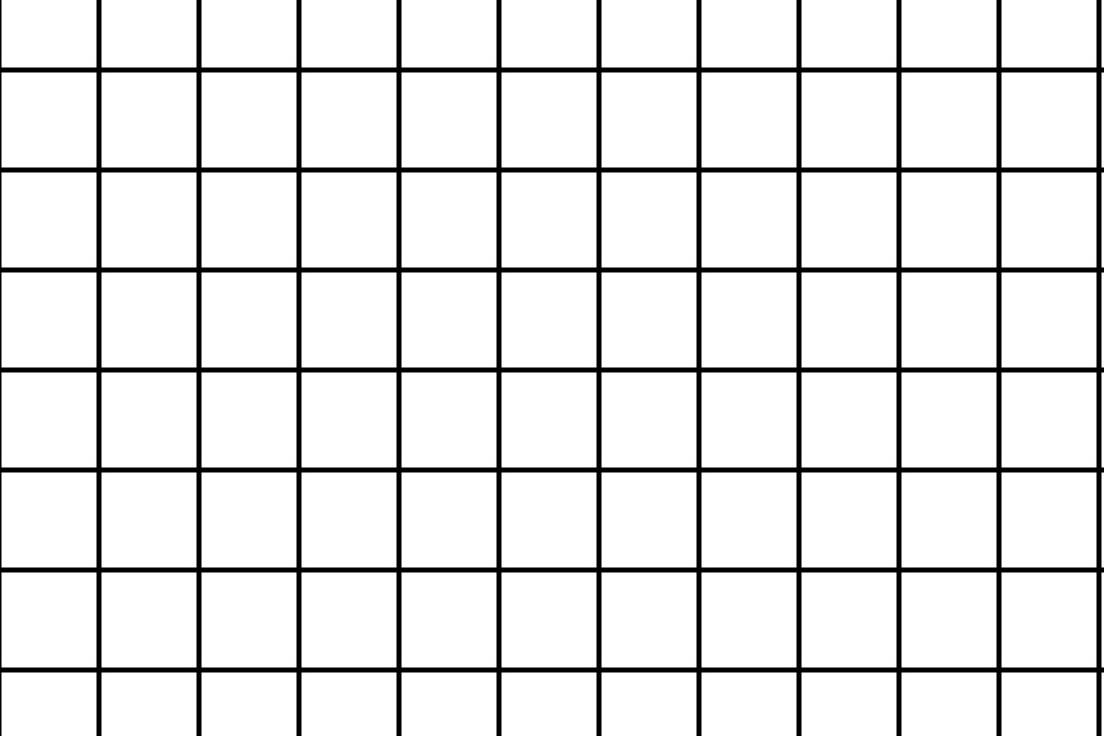
#> input picture image/grid_small.jpg, 1104 x 736 px
$ python hough_normal.py
#> lines starting #> are read from the running program, lines starting #| are printed output that depends on the picture
import cv2
import numpy as np
import math

img = cv2.imread('../image/grid_small.jpg')
#> img is the input picture: shape (736, 1104, 3); min 0, max 255, mean 230.4
height = img.shape[0]
#> height = 736
width = img.shape[1]
#> width = 1104
gray = cv2.cvtColor(img,cv2.COLOR_BGR2GRAY)
edges = cv2.Canny(gray,50,150,apertureSize = 3)
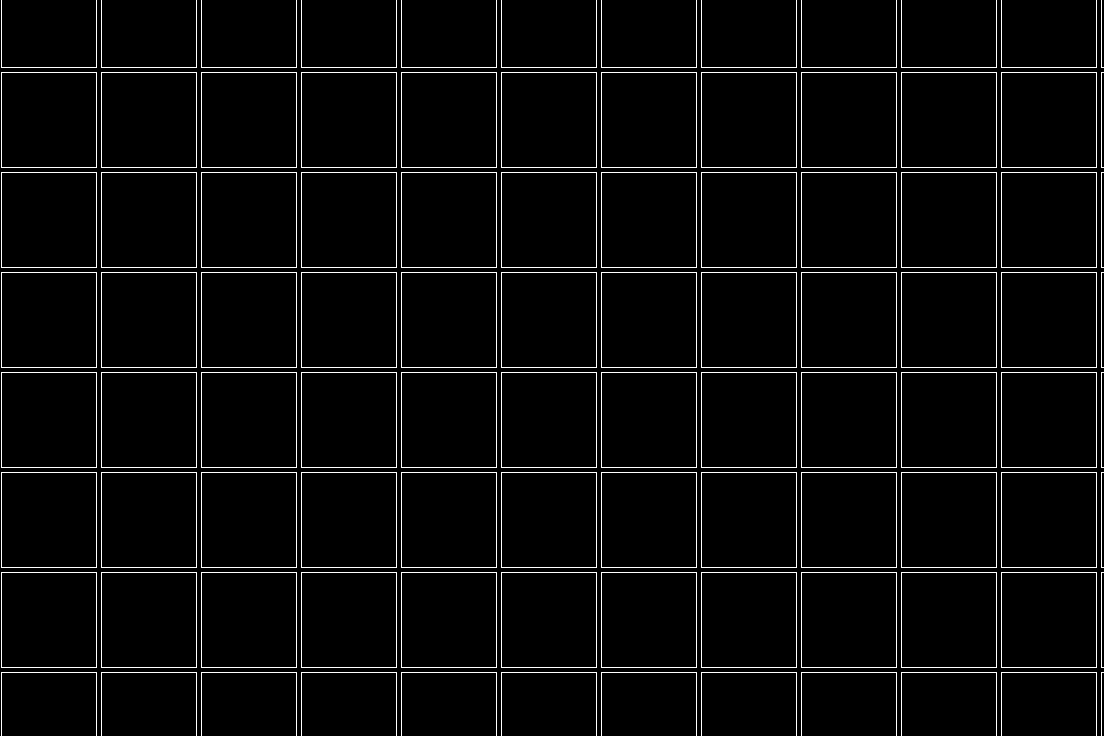
#> edges: shape (736, 1104); 3.8% white in thin lines or dots

line_len = 100

lines = cv2.HoughLines(edges,1,math.pi/360,line_len)
#> lines = 282 rows, first 8: [67, 1.57], [72, 1.57], [167, 1.57], [172, 1.57], [267, 1.57], [272, 1.57], [367, 1.57], [372, 1.57]

degree_range = 10
near_line = 0
near_lined = degree_range/2
near_x = [-near_line]
near_y = [-near_line]
near_degree = [-1]

line_xyd = []

range_line = width
#> range_line = 1104

for i in range(0,len(lines)):
    for rho,theta in lines[i]:
        a = np.cos(theta)
        b = np.sin(theta)
        x0 = a*rho
        y0 = b*rho
        x1 = int(x0 + range_line*(-b))
        y1 = int(y0 + range_line*(a))
        x2 = int(x0 - range_line*(-b))
        y2 = int(y0 - range_line*(a))

        degree = theta * 180 / math.pi

        line_xyd.append((x1,y1,x2,y2,degree))
#> after the loop, line_xyd = 282 items, first 6: (-1104, 66, 1103, 67, 90), (-1104, 71, 1103, 72, 90), (-1104, 166, 1103, 167, 90), (-1104, 171, 1103, 172, 90), (-1104, 266, 1103, 267, 90), (-1104, 271, 1103, 272, 90)

for i in range(0,len(line_xyd)):
    x1 = line_xyd[i][0]
    y1 = line_xyd[i][1]
    x2 = line_xyd[i][2]
    y2 = line_xyd[i][3]
    degree = line_xyd[i][4]
    cv2.line(img,(x1,y1),(x2,y2),(0,0,255),2)
#> this loop made 282 passes
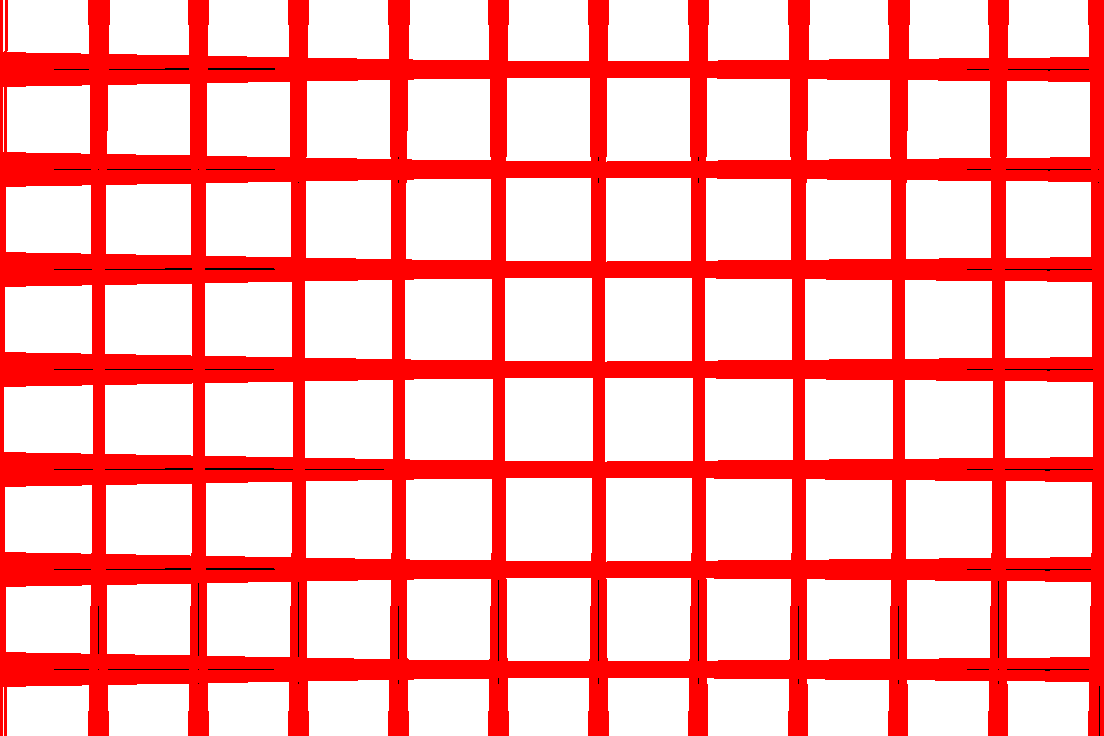
#> img: shape (736, 1104, 3); mean B, G, R 168.1, 168.1, 253.9

while(1):
    #img = cv2.resize(img, (int(width/4), int(height/4)))
    cv2.imshow("sphere_rotate", img)
    k = cv2.waitKey(1)
#> (key Esc is pressed here)
    if k == 27: # ESCキーで終了
        cv2.imwrite("detected.jpg", img)
        #img = cv2.imread('../image/square_theta.jpg')
        break
